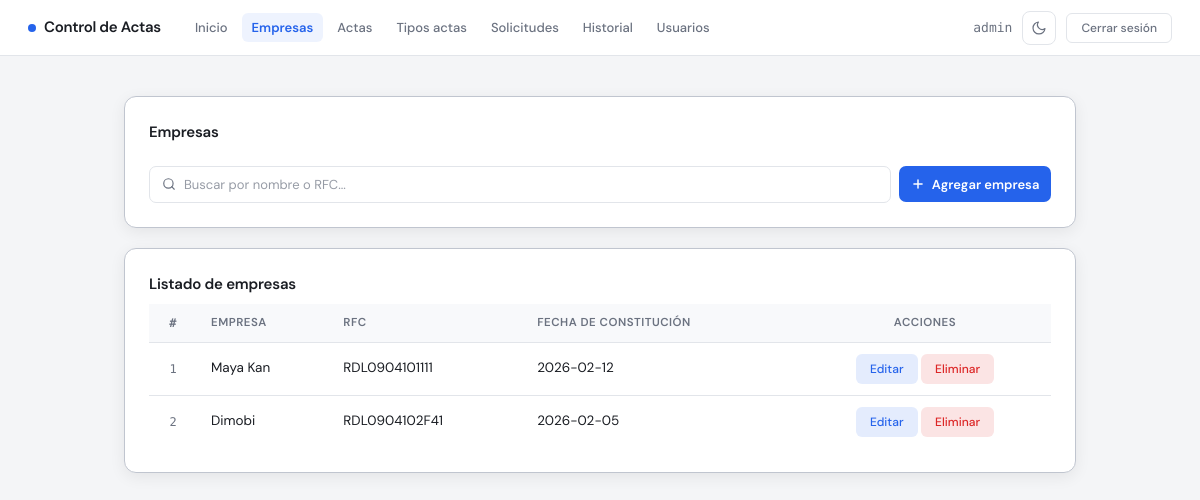
Page /admin/empresas.php (signed in) on the committed database.
### tables this page shows
CREATE TABLE `empresas` (
  `id_empresa` int(11) NOT NULL,
  `nombre_empresa` varchar(150) NOT NULL,
  `rfc` varchar(20) DEFAULT NULL,
  `fecha_constitucion` date DEFAULT NULL
);

### admin/empresas.php (the view, shortened to what this page needs)
<?php
require_once "../config/db.php";
$buscar = isset($_GET['buscar']) ? trim($_GET['buscar']) : '';
$por_pagina  = 10;
$pagina      = isset($_GET['p']) ? max(1, (int)$_GET['p']) : 1;
$offset      = ($pagina - 1) * $por_pagina;
$where = "WHERE 1=1";
$num_inicio  = $offset + 1;
$res = mysqli_query($conn,
    "SELECT * FROM empresas $where ORDER BY id_empresa DESC
     LIMIT $por_pagina OFFSET $offset"
);
?>
<!DOCTYPE html>
<html lang="es" data-theme="light">
<head>
    <link href="https://cdn.jsdelivr.net/npm/bootstrap@5.3.2/dist/css/bootstrap.min.css" rel="stylesheet">
</head>
<body>
<nav>
    <div class="nav-left">
        <a href="dashboard.php" class="nav-brand">Control de Actas</a>
        <div class="nav-links">
            <a href="dashboard.php"  class="nav-link-item">Inicio</a>
            <a href="empresas.php"   class="nav-link-item active">Empresas</a>
            <a href="actas.php"      class="nav-link-item">Actas</a>
            <a href="tipos_acta.php" class="nav-link-item">Tipos actas</a>
            <a href="solicitudes.php"class="nav-link-item">Solicitudes</a>
            <a href="historial.php"  class="nav-link-item">Historial</a>
            <a href="usuarios.php"   class="nav-link-item">Usuarios</a>
        </div>
    </div>
    <div class="nav-right">
        <span class="nav-user"><?php echo $_SESSION['usuario']; ?></span>
        <button class="btn-theme" id="themeToggle" title="Cambiar tema">
            <svg class="icon-moon" viewBox="0 0 24 24"><path d="M21 12.79A9 9 0 1 1 11.21 3 7 7 0 0 0 21 12.79z"/></svg>
        </button>
        <a href="../auth/logout.php" class="btn-logout">Cerrar sesión</a>
    </div>
</nav>
<div class="main">
    <div class="card">
        <div class="card-header-row">
            <div class="card-title">Empresas</div>
        </div>
        <form method="GET" action="empresas.php">
            <div class="search-row">
                <div class="search-wrap">
                    <svg viewBox="0 0 24 24"><circle cx="11" cy="11" r="8"/><line x1="21" y1="21" x2="16.65" y2="16.65"/></svg>
                    <input type="text" name="buscar"
                           placeholder="Buscar por nombre o RFC..."
                           value="<?= htmlspecialchars($buscar) ?>">
                </div>
                <button type="button" class="btn-agregar" onclick="abrirModalAgregar()">
                    <svg viewBox="0 0 24 24"><line x1="12" y1="5" x2="12" y2="19"/><line x1="5" y1="12" x2="19" y2="12"/></svg>
                    Agregar empresa
                </button>
            </div>
        </form>
    </div>
    <div class="card">
        <div class="card-title">Listado de empresas</div>
        <div class="table-wrap">
            <table>
                <thead>
                    <tr>
                        <th class="col-num center">#</th>
                        <th>Empresa</th>
                        <th>RFC</th>
                        <th>Fecha de constitución</th>
                        <th class="center">Acciones</th>
                    </tr>
                </thead>
                <tbody>
                <?php $num = $num_inicio; while($row = mysqli_fetch_assoc($res)){ ?>
                    <tr>
                        <td class="col-num center"><?= $num++ ?></td>
                        <td><?= $row['nombre_empresa'] ?></td>
                        <td><?= $row['rfc'] ?></td>
                        <td><?= $row['fecha_constitucion'] ?></td>
                        <td class="center">
                            <button class="btn-edit"   onclick="abrirEditarEmpresa(<?= $row['id_empresa'] ?>,'<?= htmlspecialchars($row['nombre_empresa'],ENT_QUOTES) ?>','<?= htmlspecialchars($row['rfc'],ENT_QUOTES) ?>','<?= $row['fecha_constitucion'] ?>')">Editar</button>
                            <button class="btn-delete" onclick="eliminarEmpresa(<?= $row['id_empresa'] ?>)">Eliminar</button>
                        </td>
                    </tr>
                <?php } ?>
                </tbody>
            </table>
        </div>
    </div>
</div>
</body>
</html>

### rows in the picture
empresas: nombre_empresa "Maya Kan", rfc "RDL0904101111", fecha_constitucion "2026-02-12"
empresas: nombre_empresa "Dimobi", rfc "RDL0904102F41", fecha_constitucion "2026-02-05"

### other values in the picture
$_SESSION['usuario'] "admin"
